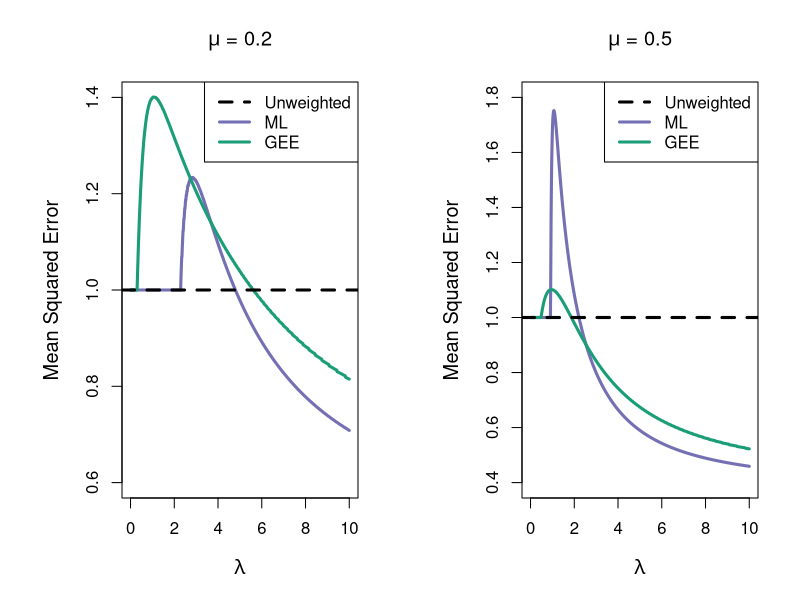

The R script that drew this image:
# Code for Figure 2
library(RColorBrewer)
coul <- brewer.pal(3, "Dark2")

# 1.1.2: Example 2: Conditional Variance Misspecification
LambdaMAX=10
cairo_pdf("mu_both.pdf", 12, 6)
par(mfrow=c(1,2))
{
  mu <- 0.2

  sech <- function(x) 1/cosh(x)

  a <- 2

  Q <- seq(0, LambdaMAX, by = 0.01)
  Q <- Q[-1]

  AV_vs_unweighted <- rep(0,length(Q))
  MLE_vs_unweighted <- rep(0,length(Q))
  Rsq_vs_unweighted <- rep(0,length(Q))
  ratio <- rep(0,length(Q))
  unweighted <- rep(0,length(Q))

  for (qplace in seq_len(length(Q))) {
    qq <- Q[qplace]
    integral_sig <- function(l,u) {
      int <- 5*(u-l) - 1/qq*(tanh(qq*(u-mu))-tanh(qq*(l-mu))) + 4/qq*(log(cosh(qq*(u-mu))) - log(cosh(qq*(l-mu))))
      return(int)
    }

    gamma <- seq(0,1,0.001)
    lmle <- 2*(log(a+1))*(1-gamma) + integral_sig(0,gamma) + (1/(1+a)^2)*integral_sig(gamma,1)   ##
    gamma_mle <- gamma[which.min(lmle)]
    lAV_mle <- (1/(gamma_mle+(1-gamma_mle)/(1+a)^2)^2)  *  (integral_sig(0,gamma_mle) + (1/(1+a)^4)*integral_sig(gamma_mle,1)) ##
    MLE_vs_unweighted[qplace] <- lAV_mle/integral_sig(0,1)

    lav <- (1/(gamma+(1-gamma)/(1+a)^2)^2)  *  (integral_sig(0,gamma) + (1/(1+a)^4)*integral_sig(gamma,1))
    gamma_AV <- gamma[which.min(lav)]
    lAV_AV <- (1/(gamma_AV+(1-gamma_AV)/(1+a)^2)^2)  *  (integral_sig(0,gamma_AV) + (1/(1+a)^4)*integral_sig(gamma_AV,1)) ##
    AV_vs_unweighted[qplace] <- lAV_AV/integral_sig(0,1)

    ratio[qplace] <- lAV_mle/lAV_AV

    Rsq_int_indef <- function(x,a) {
      int <- (1/qq)*(-8*log(sech(qq*x-qq*mu))+(-8*a^2-16*a+24)*log(cosh(qq*x-qq*mu))+(2*a^2+4*a-23)*tanh(qq*x-qq*mu)+4*(sech(qq*x-qq*mu))^2) - (1/(3*qq))*(tanh(qq*x-qq*mu))^3 + (a^4+4*a^3-4*a^2-16*a+32)*x
      return(int)
    }
    Rsq_int_def <- function(l,u,a) {
      int <- Rsq_int_indef(u,a) - Rsq_int_indef(l,a)
      return(int)
    }
    gamma <- seq(0,1,0.001)
    lRsq <- Rsq_int_def(0,gamma,0) + Rsq_int_def(gamma,1,2)   ##
    gamma_Rsq <- gamma[which.min(lRsq)]
    lAV_Rsq <- (1/(gamma_Rsq+(1-gamma_Rsq)/(1+a)^2)^2)  *  (integral_sig(0,gamma_Rsq) + (1/(1+a)^4)*integral_sig(gamma_Rsq,1)) ##
    Rsq_vs_unweighted[qplace] <- lAV_Rsq/integral_sig(0,1)
    unweighted[qplace] <- integral_sig(0,1)
  }

  dashed_line <- rep(1,length(Q))-1

  dashed_line=dashed_line+1

  par(mar=c(5.1,6.1,4.1,2.1))
  plot(Q,dashed_line,col="white",type="l",lwd=3,lty=2, xlab=expression(lambda),
       ylab="Mean Squared Error", ylim=c(1-0.4,1+0.4),
       main=bquote(paste(mu,' = ',.(mu))), cex.lab=1.2)
  points(Q,MLE_vs_unweighted,col=coul[3],type="l",lwd=3)
  points(Q,Rsq_vs_unweighted,col=coul[1],type="l",lwd=3)
  abline(h=1, lwd=3, lty=2)
  legend("topright", legend=c("Unweighted", "ML", "GEE"),
         col=c("black", coul[3], coul[1]), lty=c(2, 1, 1), lwd=3, cex=1)
}
{

  mu <- 0.5

  sech <- function(x) 1/cosh(x)

  a <- 2

  Q <- seq(0, LambdaMAX, by = 0.01)
  Q <- Q[-1]

  AV_vs_unweighted <- rep(0,length(Q))
  MLE_vs_unweighted <- rep(0,length(Q))
  Rsq_vs_unweighted <- rep(0,length(Q))
  ratio <- rep(0,length(Q))
  unweighted <- rep(0,length(Q))

  for (qplace in seq_len(length(Q))) {
    qq <- Q[qplace]
    integral_sig <- function(l,u) {
      int <- 5*(u-l) - 1/qq*(tanh(qq*(u-mu))-tanh(qq*(l-mu))) + 4/qq*(log(cosh(qq*(u-mu))) - log(cosh(qq*(l-mu))))
      return(int)
    }

    gamma <- seq(0,1,0.001)
    lmle <- 2*(log(a+1))*(1-gamma) + integral_sig(0,gamma) + (1/(1+a)^2)*integral_sig(gamma,1)   ##
    gamma_mle <- gamma[which.min(lmle)]
    lAV_mle <- (1/(gamma_mle+(1-gamma_mle)/(1+a)^2)^2)  *  (integral_sig(0,gamma_mle) + (1/(1+a)^4)*integral_sig(gamma_mle,1)) ##
    MLE_vs_unweighted[qplace] <- lAV_mle/integral_sig(0,1)

    lav <- (1/(gamma+(1-gamma)/(1+a)^2)^2)  *  (integral_sig(0,gamma) + (1/(1+a)^4)*integral_sig(gamma,1))
    gamma_AV <- gamma[which.min(lav)]
    lAV_AV <- (1/(gamma_AV+(1-gamma_AV)/(1+a)^2)^2)  *  (integral_sig(0,gamma_AV) + (1/(1+a)^4)*integral_sig(gamma_AV,1)) ##
    AV_vs_unweighted[qplace] <- lAV_AV/integral_sig(0,1)

    ratio[qplace] <- lAV_mle/lAV_AV



    # Rsq method added
    Rsq_int_indef <- function(x,a) {
      int <- (1/qq)*(-8*log(sech(qq*x-qq*mu))+(-8*a^2-16*a+24)*log(cosh(qq*x-qq*mu))+(2*a^2+4*a-23)*tanh(qq*x-qq*mu)+4*(sech(qq*x-qq*mu))^2) - (1/(3*qq))*(tanh(qq*x-qq*mu))^3 + (a^4+4*a^3-4*a^2-16*a+32)*x
      return(int)
    }
    Rsq_int_def <- function(l,u,a) {
      int <- Rsq_int_indef(u,a) - Rsq_int_indef(l,a)
      return(int)
    }

    gamma <- seq(0,1,0.001)
    lRsq <- Rsq_int_def(0,gamma,0) + Rsq_int_def(gamma,1,2)   ##
    gamma_Rsq <- gamma[which.min(lRsq)]
    lAV_Rsq <- (1/(gamma_Rsq+(1-gamma_Rsq)/(1+a)^2)^2)  *  (integral_sig(0,gamma_Rsq) + (1/(1+a)^4)*integral_sig(gamma_Rsq,1)) ##
    Rsq_vs_unweighted[qplace] <- lAV_Rsq/integral_sig(0,1)
    #Rsq method end
    unweighted[qplace] <- integral_sig(0,1)
  }

  dashed_line <- rep(1,length(Q))-1


  par(mar=c(5.1,6.1,4.1,2.1))
  plot(Q,dashed_line,col="white",type="l",lwd=3,lty=2, xlab=expression(lambda),
       ylab="Mean Squared Error", ylim=c(1-0.6,1+0.8),
       main=bquote(paste(mu,' = ',.(mu))), cex.lab=1.2)
  points(Q,MLE_vs_unweighted,col=coul[3],type="l",lwd=3)
  points(Q,Rsq_vs_unweighted,col=coul[1],type="l",lwd=3)
  abline(h=1, lwd=3, lty=2)
  legend("topright", legend=c("Unweighted", "ML", "GEE"),
         col=c("black", coul[3], coul[1]), lty=c(2, 1, 1,1), lwd=3, cex=1)
}
dev.off()
